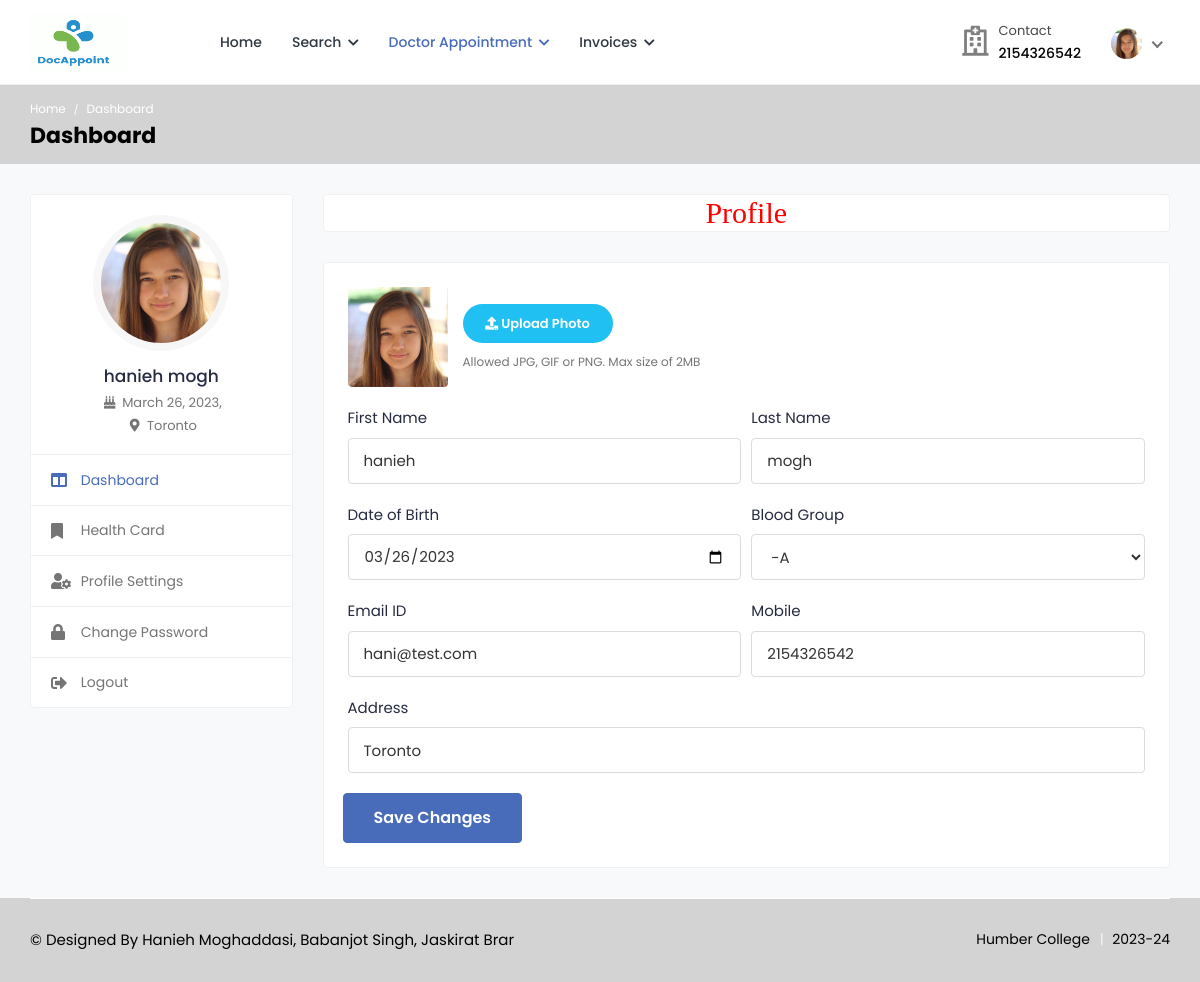
The page /profile_for_patient (signed in) on the database its author committed.
### health/models.py (models this page shows, shortened)
class Patient(models.Model):
    user = models.ForeignKey(User,on_delete=models.CASCADE,null=True)
    blood_group = models.CharField(max_length=10,choices=blood_group,null=True, blank=True)
    health_uid = models.CharField(max_length=16,null=True, blank=True)
    ex_year= models.CharField(max_length=10,null=True, blank=True)
    ex_month= models.CharField(max_length=10,null=True, blank=True)
    cvv = models.CharField(max_length=10,null=True, blank=True)
    mobile_no = models.CharField(max_length=10,null=True, blank=True)
    addr = models.CharField(max_length=100,null=True, blank=True)
    card_status = models.CharField(max_length=100,null=True, blank=True)
    date_of_birth = models.DateField(null=True, blank=True)
    image = models.FileField(null=True, blank=True)

### health/views.py (the view, shortened to what this page needs)
# urls.py: path('profile_for_patient', profile_for_patient,name="profile_for_patient"),
def profile_for_patient(request):
    user = User.objects.get(id=request.user.id)
    print(user)
    patient = Patient.objects.get(user=user)
    form = PatientForm(request.POST or None,instance=patient)
    return render(
        request,
        'patient/profile.html',
        context= {'form':form}
        )

### health/forms.py
class PatientForm(forms.ModelForm):
    class Meta:
        model = Patient
        fields = ['blood_group','mobile_no','addr','date_of_birth','image']

### health/templates/patient/profile.html (shortened to what this page needs)
{% extends 'patient/sidebar.html' %}
{% load widget_tweaks %}
{% block b %}
{% load static %}
<h2 style="font-family:roman;color:red" align="center" class="card">Profile</h2>
            <div class="card">
								<div class="card-body">
									<form action="" method="post" enctype="multipart/form-data">
										<div class="row form-row">
											<div class="col-12 col-md-12">
												<div class="form-group">
													<div class="change-avatar">
														<div class="profile-img">
                                                            {% if request.user.patient_set.all.0.image %}
															<img src="{{request.user.patient_set.all.0.image.url}}" alt="User Image">
                                                            {% endif %}
														</div>
														<div class="upload-img">
															<div class="change-photo-btn">
																<span><i class="fa fa-upload"></i> Upload Photo</span>
															</div>
															<small class="form-text text-muted">Allowed JPG, GIF or PNG. Max size of 2MB</small>
														</div>
													</div>
												</div>
											</div>
											<div class="col-12 col-md-6">
												<div class="form-group">
													<label>First Name</label>
													<input type="text" class="form-control" name="first_name" value="{{request.user.first_name}}">
												</div>
											</div>
											<div class="col-12 col-md-6">
												<div class="form-group">
													<label>Last Name</label>
													<input type="text" class="form-control" name="last_name" value="{{request.user.last_name}}">
												</div>
											</div>
											<div class="col-12 col-md-6">
												<div class="form-group">
													<label>Date of Birth</label>
														{% render_field form.date_of_birth class="form-control" type="date" placeholder=request.user.patient_set.all.0.date_of_birth %}
												</div>
											</div>
											<div class="col-12 col-md-6">
												<div class="form-group">
													<label>Blood Group</label>
														{% render_field form.blood_group class="form-control" placeholder=form.blood_group.label %}
												</div>
											</div>
											<div class="col-12 col-md-6">
												<div class="form-group">
													<label>Email ID</label>
													<input type="email" class="form-control" name="email" value="{{request.user.email}}">
												</div>
											</div>
											<div class="col-12 col-md-6">
												<div class="form-group">
													<label>Mobile</label>
													{% render_field form.mobile_no class="form-control" placeholder=form.mobile_no.label %}
												</div>
											</div>
											<div class="col-12">
												<div class="form-group">
												<label>Address</label>
                                                   {% render_field form.addr class="form-control"  value=form.addr.value %}
												</div>
											</div>
										<div class="submit-section">
											<button type="submit" class="btn btn-primary submit-btn">Save Changes</button>
										</div>
                                        </div>
                                    </form>
								</div>
							</div>
{% endblock %}

### health/templates/patient/sidebar.html
{% extends 'patient/base.html' %}
{% block body %}
{% load static %}
			<div class="breadcrumb-bar">
				<div class="container-fluid">
					<div class="row align-items-center">
						<div class="col-md-12 col-12">
							<nav aria-label="breadcrumb" class="page-breadcrumb">
								<ol class="breadcrumb">
									<li class="breadcrumb-item"><a href="index-2.html">Home</a></li>
									<li class="breadcrumb-item active" aria-current="page">Dashboard</li>
								</ol>
							</nav>
							<h2 class="breadcrumb-title">Dashboard</h2>
						</div>
					</div>
				</div>
			</div>
			<div class="content">
				<div class="container-fluid">
					<div class="row">
						<div class="col-md-5 col-lg-4 col-xl-3 theiaStickySidebar">
                            <div class="profile-sidebar">
								<div class="widget-profile pro-widget-content">
									<div class="profile-info-widget">
										<a href="#" class="booking-doc-img">
											{% if request.user.patient_set.all.0.image %}
											<img src="{{request.user.patient_set.all.0.image.url}}" alt="User Image">
											{% endif %}
										</a>
										<div class="profile-det-info">
											<h3>{{request.user.first_name}} {{request.user.last_name}}</h3>
											<div class="patient-details">
												<h5><i class="fas fa-birthday-cake"></i> {{request.user.patient_set.all.0.date_of_birth}},</h5>
												<h5 class="mb-0"><i class="fas fa-map-marker-alt"></i> {{request.user.patient_set.all.0.addr}}</h5>
											</div>
										</div>
									</div>
								</div>
								<div class="dashboard-widget">
									<nav class="dashboard-menu">
										<ul>
											<li class="active">
												<a href="{% url 'dashboard_for_patient' %}">
													<i class="fas fa-columns"></i>
													<span>Dashboard</span>
												</a>
											</li>
											<li>
												<a href="{%  url 'apply_healthcard' %}">
													<i class="fas fa-bookmark"></i>
													<span>Health Card</span>
												</a>
											</li>
											<li>
												<a href="{% url 'profile_for_patient' %}">
													<i class="fas fa-user-cog"></i>
													<span>Profile Settings</span>
												</a>
											</li>
											<li>
												<a href="{% url 'patient_update_password' %}">
													<i class="fas fa-lock"></i>
													<span>Change Password</span>
												</a>
											</li>
											<li>
												<a href="{% url 'logout' %}">
													<i class="fas fa-sign-out-alt"></i>
													<span>Logout</span>
												</a>
											</li>
										</ul>
									</nav>
								</div>
							</div>
						</div>
						<div class="col-md-7 col-lg-8 col-xl-9">
                            {% block b %}
                            {% endblock %}
                            </div>
					</div>
				</div>
			</div>
{% endblock %}

### health/templates/patient/base.html (shortened to what this page needs)
<!DOCTYPE html>
{% load static %}
<html lang="en">
<head>
		<link rel="stylesheet" href="{% static 'user/css/bootstrap.min.css' %}">
		<link rel="stylesheet" href="{% static 'user/plugins/fontawesome/css/fontawesome.min.css' %}">
		<link rel="stylesheet" href="{% static 'user/plugins/fontawesome/css/all.min.css' %}">
		<link rel="stylesheet" href="{% static 'user/css/style.css' %}">
	</head>
	<body>
		<div class="main-wrapper">
			<header class="header">
				<nav class="navbar navbar-expand-lg header-nav">
					<div class="navbar-header">
						<a href="{% url 'home' %}" class="navbar-brand logo">
							<img src="{% static 'user/img/favicon (1).png' %}" class="img-fluid" alt="Logo" style="width:90px;height:60px">
						</a>
					</div>
					<div class="main-menu-wrapper">
						<ul class="main-nav">
							<li>
								<a href="{% url 'dashboard_for_patient' %}">Home</a>
							</li>
							<li class="has-submenu">
								<a href="#">Search <i class="fas fa-chevron-down"></i></a>
							</li>
							<li class="has-submenu active">
								<a href="#"> Doctor Appointment <i class="fas fa-chevron-down"></i></a>
							</li>
							<li class="has-submenu">
								<a href="#">Invoices <i class="fas fa-chevron-down"></i></a>
							</li>
						</ul>
					</div>
					<ul class="nav header-navbar-rht">
						<li class="nav-item contact-item">
							<div class="header-contact-img">
								<i class="far fa-hospital"></i>
							</div>
							<div class="header-contact-detail">
								<p class="contact-header">Contact</p>
								<p class="contact-info-header">{{request.user.patient_set.all.0.mobile_no}}</p>
							</div>
						</li>
						<li class="nav-item dropdown has-arrow logged-item">
							<a href="#" class="dropdown-toggle nav-link" data-toggle="dropdown">
								<span class="user-img">
									{% if request.user.patient_set.all.0.image %}
									<img class="rounded-circle" src="{{request.user.patient_set.all.0.image.url}}" width="31" alt="Ryan Taylor">
									{% endif %}
								</span>
							</a>
						</li>
					</ul>
				</nav>
			</header>
{% block body %}
{% endblock %}
			<footer class="footer">
                <div class="footer-bottom">
					<div class="container-fluid">
						<div class="copyright">
							<div class="row">
								<div class="col-md-6 col-lg-6">
									<div class="copyright-text">
										<p class="mb-0"><a>© Designed By Hanieh Moghaddasi, Babanjot Singh, Jaskirat Brar </a></p>
									</div>
								</div>
								<div class="col-md-6 col-lg-6">
									<div class="copyright-menu">
										<ul class="policy-menu">
											<li><a>Humber College</a></li>
											<li><a>2023-24</a></li>
										</ul>
									</div>
								</div>
							</div>
						</div>
					</div>
				</div>
			</footer>
		</div>
	</body>
</html>

### rows shown on the page
Patient: date_of_birth "03/26/2023", blood_group "-A", mobile_no "2154326542", addr "Toronto"

### other values the page prints
{{ request.user.patient_set.all.0.mobile_no }} "2154326542"
{{ request.user.first_name }} "hanieh"
{{ request.user.last_name }} "mogh"
{{ request.user.patient_set.all.0.date_of_birth }} "March 26, 2023"
{{ request.user.patient_set.all.0.addr }} "Toronto"
